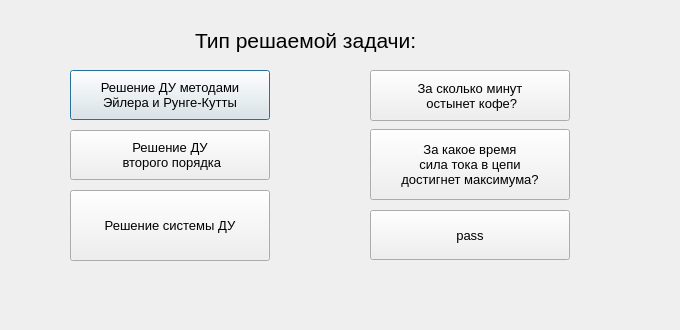
<?xml version="1.0" encoding="UTF-8"?>
<ui version="4.0">
 <class>MainWindow</class>
 <widget class="QDialog" name="MainWindow">
  <property name="enabled">
   <bool>true</bool>
  </property>
  <property name="geometry">
   <rect>
    <x>0</x>
    <y>0</y>
    <width>680</width>
    <height>330</height>
   </rect>
  </property>
  <property name="minimumSize">
   <size>
    <width>680</width>
    <height>330</height>
   </size>
  </property>
  <property name="maximumSize">
   <size>
    <width>680</width>
    <height>330</height>
   </size>
  </property>
  <property name="cursor">
   <cursorShape>ArrowCursor</cursorShape>
  </property>
  <property name="acceptDrops">
   <bool>false</bool>
  </property>
  <property name="windowTitle">
   <string>Вычислительная математика, Беленко А.В.</string>
  </property>
  <property name="windowIcon">
   <iconset>
    <normaloff>icon.png</normaloff>icon.png</iconset>
  </property>
  <widget class="QLabel" name="TypeOfTask">
   <property name="geometry">
    <rect>
     <x>195</x>
     <y>10</y>
     <width>291</width>
     <height>61</height>
    </rect>
   </property>
   <property name="font">
    <font>
     <pointsize>16</pointsize>
    </font>
   </property>
   <property name="text">
    <string>Тип решаемой задачи:</string>
   </property>
  </widget>
  <widget class="QPushButton" name="TaskButton1">
   <property name="geometry">
    <rect>
     <x>70</x>
     <y>70</y>
     <width>200</width>
     <height>50</height>
    </rect>
   </property>
   <property name="font">
    <font>
     <pointsize>10</pointsize>
    </font>
   </property>
   <property name="autoFillBackground">
    <bool>false</bool>
   </property>
   <property name="text">
    <string>Решение ДУ методами
Эйлера и Рунге-Кутты</string>
   </property>
   <property name="checkable">
    <bool>false</bool>
   </property>
   <property name="checked">
    <bool>false</bool>
   </property>
   <property name="autoExclusive">
    <bool>false</bool>
   </property>
  </widget>
  <widget class="QPushButton" name="TaskButton2">
   <property name="geometry">
    <rect>
     <x>70</x>
     <y>130</y>
     <width>200</width>
     <height>50</height>
    </rect>
   </property>
   <property name="font">
    <font>
     <pointsize>10</pointsize>
    </font>
   </property>
   <property name="text">
    <string>Решение ДУ
 второго порядка</string>
   </property>
  </widget>
  <widget class="QPushButton" name="TaskButton3">
   <property name="geometry">
    <rect>
     <x>70</x>
     <y>190</y>
     <width>200</width>
     <height>71</height>
    </rect>
   </property>
   <property name="font">
    <font>
     <pointsize>10</pointsize>
    </font>
   </property>
   <property name="text">
    <string>Решение системы ДУ</string>
   </property>
  </widget>
  <widget class="QPushButton" name="TaskButton5">
   <property name="geometry">
    <rect>
     <x>370</x>
     <y>129</y>
     <width>200</width>
     <height>71</height>
    </rect>
   </property>
   <property name="font">
    <font>
     <pointsize>10</pointsize>
    </font>
   </property>
   <property name="text">
    <string>За какое время
сила тока в цепи
достигнет максимума?</string>
   </property>
  </widget>
  <widget class="QPushButton" name="TaskButton6">
   <property name="geometry">
    <rect>
     <x>370</x>
     <y>210</y>
     <width>200</width>
     <height>50</height>
    </rect>
   </property>
   <property name="font">
    <font>
     <pointsize>10</pointsize>
    </font>
   </property>
   <property name="text">
    <string>pass</string>
   </property>
  </widget>
  <widget class="QPushButton" name="TaskButton4">
   <property name="geometry">
    <rect>
     <x>370</x>
     <y>70</y>
     <width>200</width>
     <height>51</height>
    </rect>
   </property>
   <property name="font">
    <font>
     <pointsize>10</pointsize>
    </font>
   </property>
   <property name="autoFillBackground">
    <bool>false</bool>
   </property>
   <property name="text">
    <string>За сколько минут
 остынет кофе?</string>
   </property>
   <property name="checkable">
    <bool>false</bool>
   </property>
   <property name="checked">
    <bool>false</bool>
   </property>
   <property name="autoExclusive">
    <bool>false</bool>
   </property>
  </widget>
 </widget>
 <resources/>
 <connections>
  <connection>
   <sender>TaskButton1</sender>
   <signal>clicked()</signal>
   <receiver>TaskButton1</receiver>
   <slot>show()</slot>
   <hints>
    <hint type="sourcelabel">
     <x>350</x>
     <y>105</y>
    </hint>
    <hint type="destinationlabel">
     <x>350</x>
     <y>105</y>
    </hint>
   </hints>
  </connection>
 </connections>
</ui>
